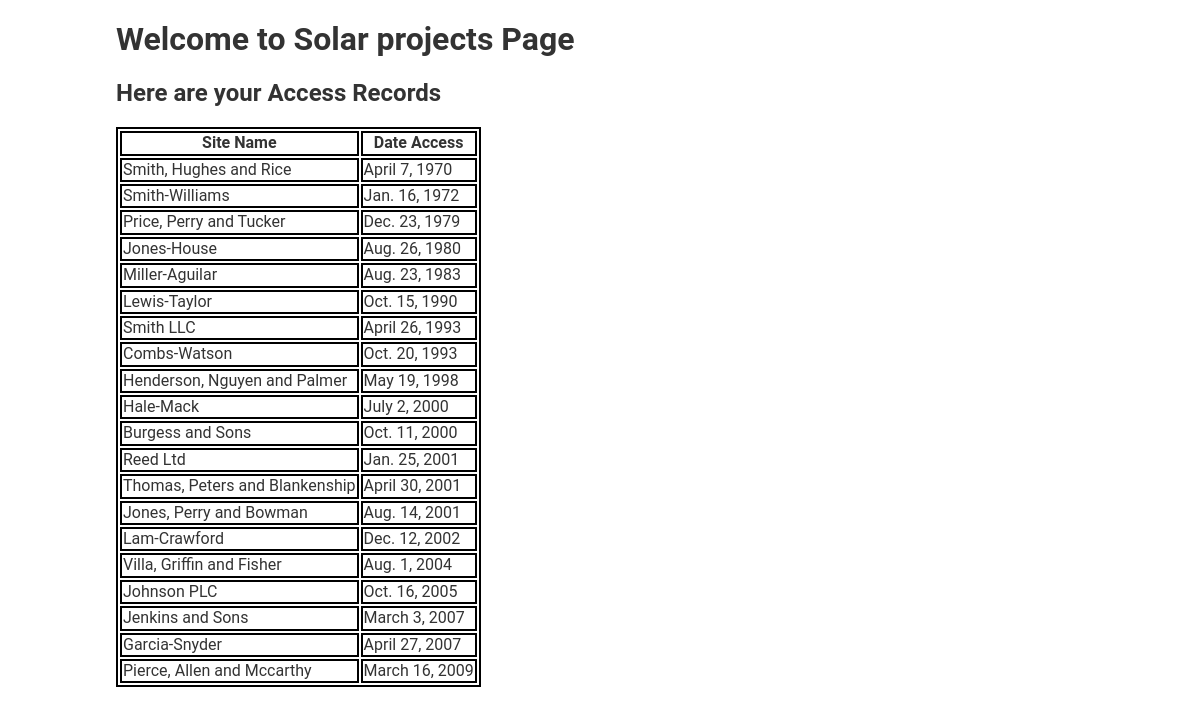
The page / on the database its author committed.
### firstapp/models.py (models this page shows, shortened)
class AccessRecord(models.Model):
    name = models.ForeignKey(Webpage, on_delete=models.CASCADE)
    date = models.DateField()

class Webpage(models.Model):
    topic = models.ForeignKey(Topic, on_delete=models.CASCADE)
    name = models.CharField(max_length=264, unique=True)
    url = models.URLField(unique=True)
    def __str__(self):
        return self.name

### firstapp/views.py (the view)
# urls.py: url(r'^$', views.index, name='index'),
def index(request):
    webpages_list = AccessRecord.objects.order_by('date')
    date_dict = {'access_records': webpages_list}
    return render(request, 'firstapp/index.html', date_dict)

### templates/firstapp/index.html (shortened to what this page needs)
<!DOCTYPE html>
{% load static %}
<html lang="en">
<head>
    <link rel="stylesheet" href= "{% static "css/style.css" %}"/>
</head>
<body>
<div class="container">
<h1>Welcome to Solar projects Page</h1>
<h2>Here are your Access Records</h2>
    <div class="dj-table">
        {% if access_records %}
        <table>
            <thead>
                <th>Site Name</th>
                <th>Date Access</th>
            </thead>
            {% for acc in access_records %}
                <tr>
                    <td>{{ acc.name }}</td>
                    <td>{{ acc.date }}</td>
                </tr>
            {% endfor %}
        </table>
        {% else %}
        <p>NO ACCESS RECORDS FOUND</p>
        {% endif %}
    </div>
    </div>
</body>
</html>

### static/css/style.css (style rules this page uses)
html { font-family: sans-serif; line-height: 1.15; -ms-text-size-adjust: 100%; -webkit-text-size-adjust: 100%; }
body { margin: 0; }
h1 { font-size: 2em; margin: 0.67em 0; }
body { color: #333; font-family: 'Roboto', sans-serif; overflow-x: hidden; position: relative; }
table, th, td { border: 2px solid black }
.container { max-width: 1300px; margin: 0 100px; padding: 0 16px; position: relative; }
.container:before, .container:after, .group:before, .group:after { content: " "; display: table; }
.container:after, .group:after { clear: both; }

### rows shown on the page
AccessRecord: name "Smith, Hughes and Rice", date "April 7, 1970"
AccessRecord: name "Smith-Williams", date "Jan. 16, 1972"
AccessRecord: name "Price, Perry and Tucker", date "Dec. 23, 1979"
AccessRecord: name "Jones-House", date "Aug. 26, 1980"
AccessRecord: name "Miller-Aguilar", date "Aug. 23, 1983"
AccessRecord: name "Lewis-Taylor", date "Oct. 15, 1990"
AccessRecord: name "Smith LLC", date "April 26, 1993"
AccessRecord: name "Combs-Watson", date "Oct. 20, 1993"
AccessRecord: name "Henderson, Nguyen and Palmer", date "May 19, 1998"
AccessRecord: name "Hale-Mack", date "July 2, 2000"
AccessRecord: name "Burgess and Sons", date "Oct. 11, 2000"
AccessRecord: name "Reed Ltd", date "Jan. 25, 2001"
AccessRecord: name "Thomas, Peters and Blankenship", date "April 30, 2001"
AccessRecord: name "Jones, Perry and Bowman", date "Aug. 14, 2001"
AccessRecord: name "Lam-Crawford", date "Dec. 12, 2002"
AccessRecord: name "Villa, Griffin and Fisher", date "Aug. 1, 2004"
AccessRecord: name "Johnson PLC", date "Oct. 16, 2005"
AccessRecord: name "Jenkins and Sons", date "March 3, 2007"
AccessRecord: name "Garcia-Snyder", date "April 27, 2007"
AccessRecord: name "Pierce, Allen and Mccarthy", date "March 16, 2009"
